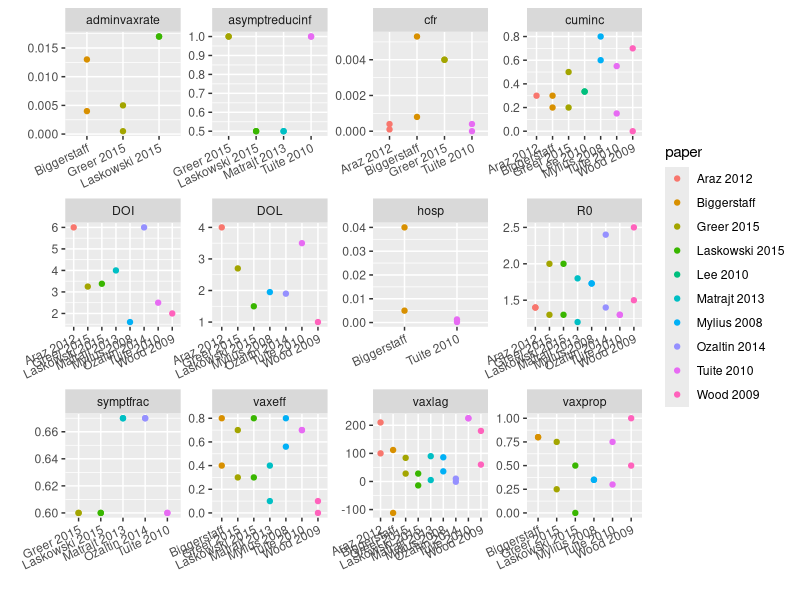
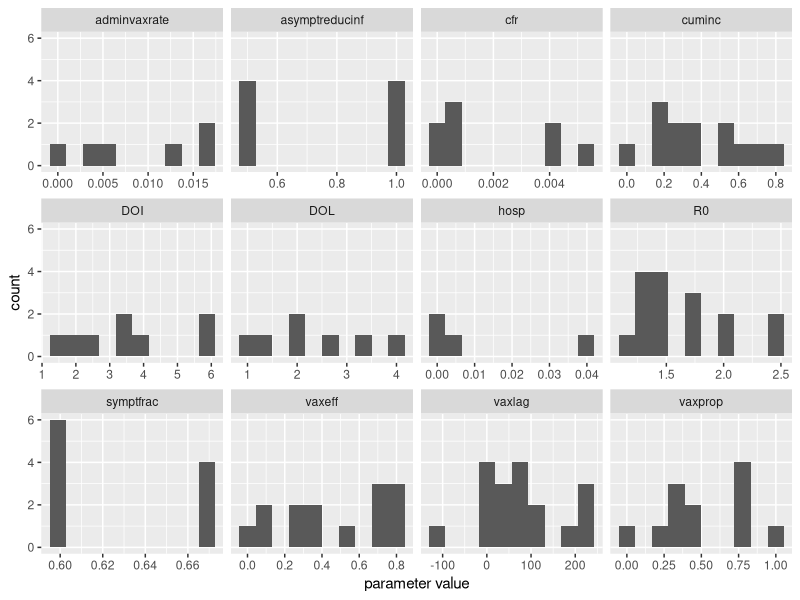

The R source for these figures, in order:
library(ggplot2)
library(tidyr)
x <- read.csv('_all_param_value_source.csv')
n <- ncol(x)

dat <- gather(x,'param','v',2:n)
tmp <- gsub(x = dat$param, pattern = '_lo',replacement = '')
tmp <- gsub(x = tmp, pattern = '_hi',replacement = '')

dat$p <- tmp
dat$val <- as.numeric(dat$v)

dat.plot <- subset(dat, !is.na(val))
pdf('_param_comp.pdf', width = 15)
g <- ggplot(dat.plot) + geom_point(aes(x=paper,y=val, colour=paper)) 
g <- g + facet_wrap(~p, scales = 'free')
g <- g + xlab('') + ylab('')
g <- g + theme(axis.text.x = element_text(angle = 25, hjust = 1))
plot(g)


g <- ggplot(dat.plot) + geom_histogram(aes(x=val), bins=10)+ facet_wrap(~p,scales='free_x')
g <- g + xlab('parameter value') 
plot(g)

dev.off()

# dat <- gather(x,'param','v',4:n)
# dat$val.lo <- dat$v
# dat$val.hi <- dat$v
# dat$val.lo[grepl('_hi',dat$param)] <- NA
